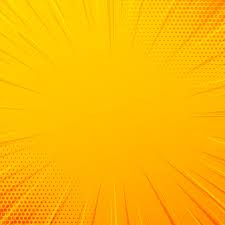
%> input picture WEEK5/query/query.jpg, 225 x 225 px
$ octave --eval "result = getCCVfeature('query/query.jpg');"   (GNU Octave 9; MATLAB toolbox functions it lacks are replaced by stand-ins)
%> lines starting %> are read from the running program, lines starting %| are printed output that depends on the picture
function[x] = getCCVfeature(image_path)
%> called with image_path = 'query/query.jpg'
% Function to return the Color Coherence Vector for the image at
% source given by image_path
% image_path = './query/query.jpg';
% Loading the image
image = imread(image_path);
%> image is the input picture: size 225x225x3 uint8; mean R, G, B 252.7, 183.8, 2.8

% Reducing the size of image to speed up the processing speed
image = imresize(image, [50, 50]);
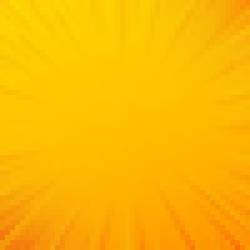
%> image: size 50x50x3 uint8 (shown 5 times larger); mean R, G, B 252.7, 183.8, 2.8

% Converting to grayscale image
img = rgb2gray(image);
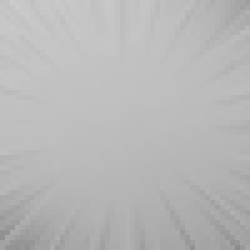
%> img: size 50x50 uint8 (shown 5 times larger); min 140, max 204, mean 183.7

% Applying gaussian filter on image to blur the image
img = imgaussfilt(img, 2);

% Quantizing the image for 16 levels
steps = 256/16;
levels = steps:steps:256;
img = imquantize(img, levels);
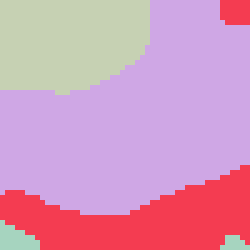
%> img: size 50x50 double (shown 5 times larger); 4 distinct labels, from 10 to 13; one colour per label, 0 black

% Creating table for storing the feature vector
%> (the run ends here)
